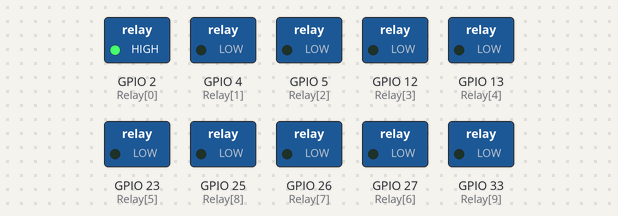
Simulated run of this sketch. Board: ESP32. Parts: switched loads named in the sketch (green lamp = pin HIGH). What the sketch prints to the serial monitor is not drawn.

Above: at 0.1 s.
At 2.1 s:
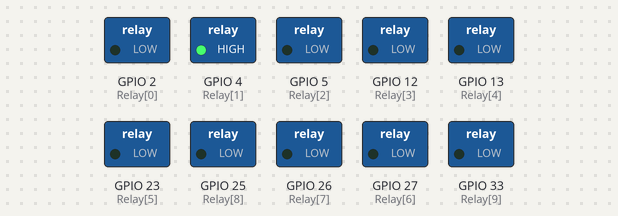
At 4.1 s:
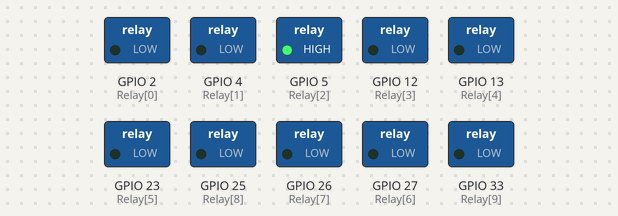
At 10.1 s:
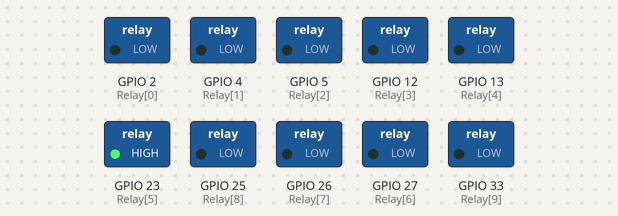
At 14.1 s:
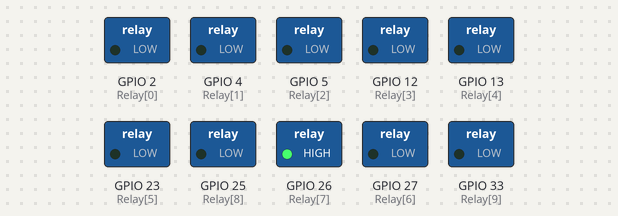
At 19.1 s:
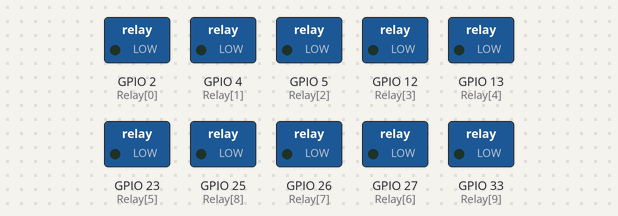
Timing chart, 0 to 20.6 s (numbered marks = the images above):
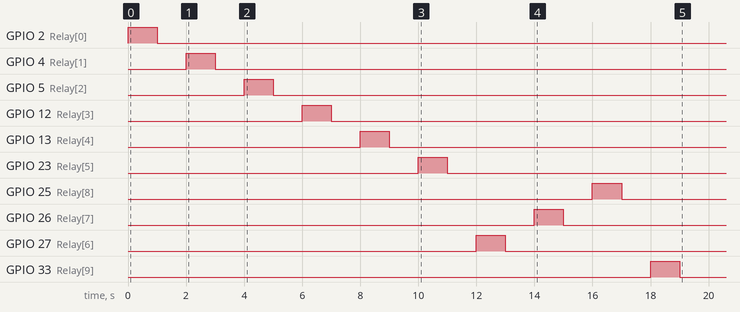

The sketch:

CustomBoardTest_gsm.ino
```cpp
#define TOTAL_RELAY 10

const int8_t Relay[TOTAL_RELAY] = {2,4,5,12,13,23,27,26,25,33};

#define UPDATE_INTERVAL 1000L
unsigned long prevUpdateTime = 0L;

void setup() {
  Serial.begin(115200);
  Serial.println("Board Test Start");
  // initialize digital pin LED_BUILTIN as an output.
  for (uint8_t index = 0; index < TOTAL_RELAY; index++)
  {
    pinMode(Relay[index], OUTPUT);
  }

  for (uint8_t index = 0; index < TOTAL_RELAY; index++)
  {
    relayOnOff(index);
  }
  Serial.println("Custom Board done.");
}

// the loop function runs over and over again forever
void loop() {
  delay(1);
}

void relayOnOff(int8_t pinNumber) {
  digitalWrite(Relay[pinNumber], HIGH);
  delay(1000);
  digitalWrite(Relay[pinNumber], LOW);
  delay(1000);
}
```
